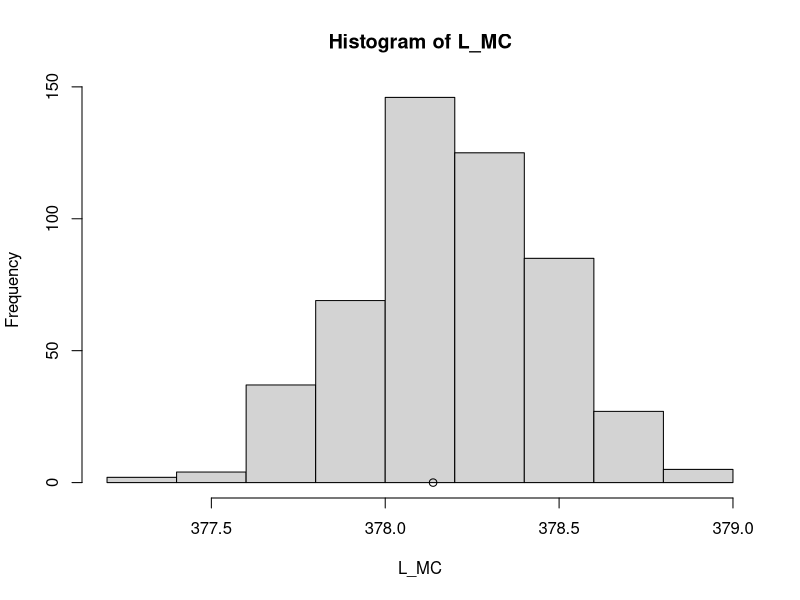
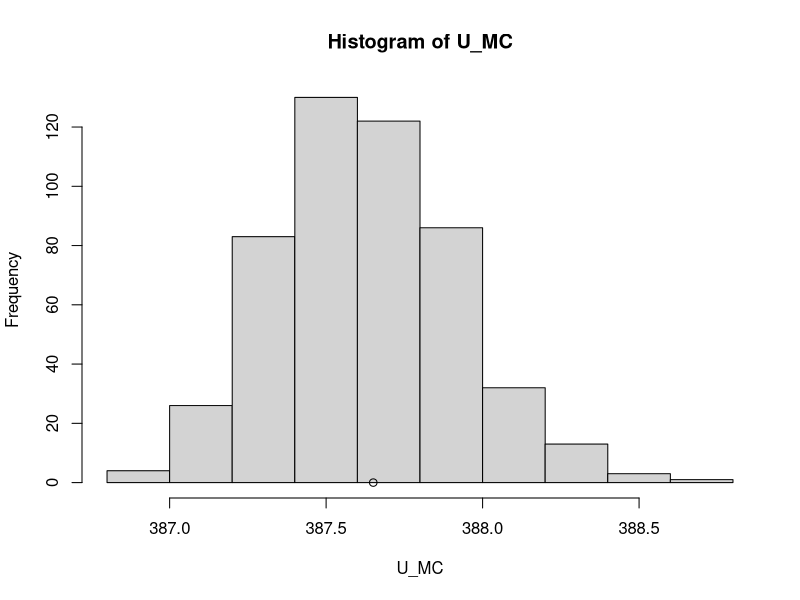
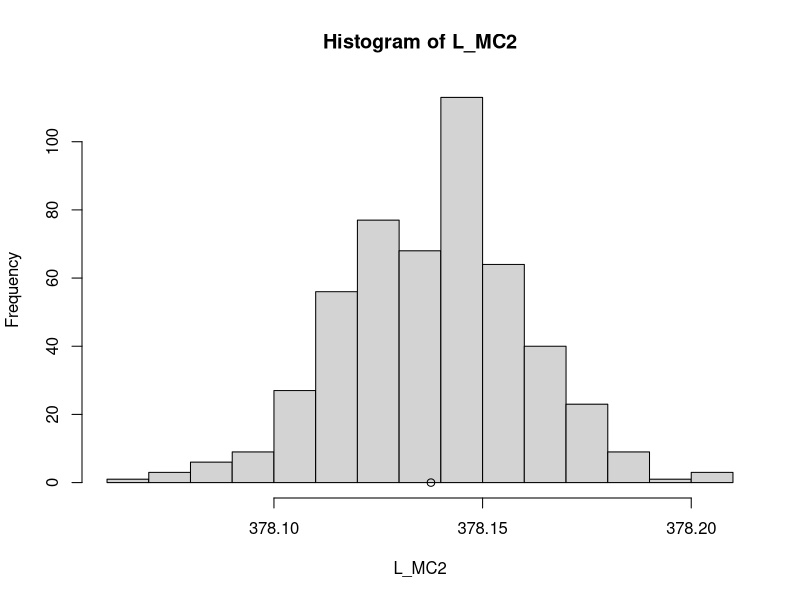
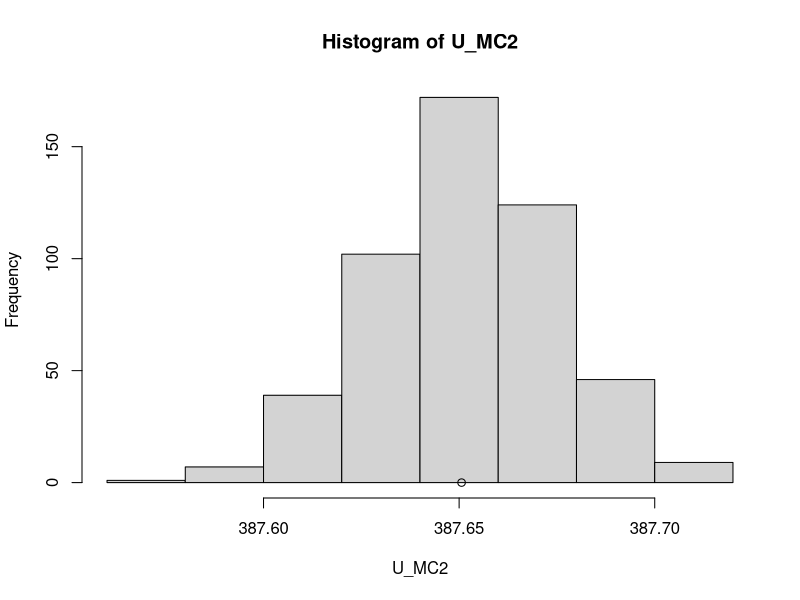
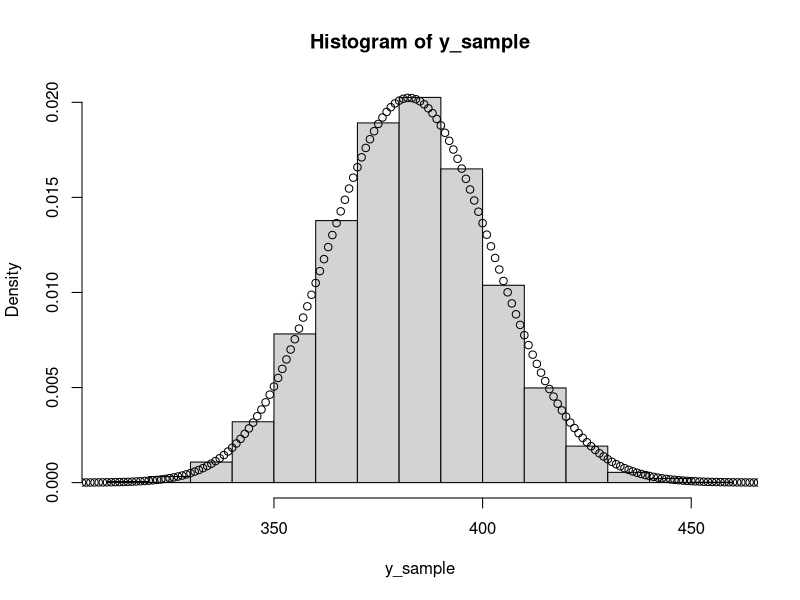

Recreate these plots in R, in order.
# Q1 a
n=65; sumx=24890
alpha=1; beta=0.01
pmean=(alpha+sumx)/(beta+n)
#qgmma 里的scale和rate是公式化的
L=qgamma(0.025,shape = alpha+sumx,rate = beta+n) #(note specification as scale and rate)
U=qgamma(0.975,shape = alpha+sumx,rate = beta+n)
cat("Posterior mean: ",pmean," \n95% central CL: (",L,",",U,")")
 



# Q1 b
N <- 500
theta_sample <- rgamma(N,shape = 24891,rate = 65.01) # rgamma = random generiate数字 from gamma distribution
L_b <- quantile(theta_sample, 0.025)
U_b <- quantile(theta_sample, 0.975)
CL <- cat(L_b,U_b)
#到这里完成了一组，这一组有500个按照gamma distribution生成的随机数字。并根据这些数字生成了cl
nrep <- 500
L_MC <- numeric(nrep) #numeric=准备空位
U_MC <- numeric(nrep)
for (i in 1:nrep) {
  
  theta_sample <- rgamma(N,shape = alpha + sumx,rate = beta + n)
  
  CI <- quantile(theta_sample, c(0.025, 0.975))
  
  L_MC[i] <- CI[1]
  U_MC[i] <- CI[2]
}
#到这里把上半部分重复了500次，并得到L,U的各500个数据
hist(L_MC)
points(L, 0) #Superimpose a point corresponding to the true interval endpoint,也就是a中的理论值
hist(U_MC)
points(U, 0) #point(U,0)->x-cooridinate is u,y-cooridinate is 0
cat("L interval variability (range):",
    max(L_MC)-min(L_MC), "\n")
cat("U interval variability (range):",
    max(U_MC)-min(U_MC), "\n")
#把L，U的各500组数据用histgram plot出，可以看到L，U这500次数据的分布，并且和理论值作比较。
#observation：500 次 Monte Carlo 得到的 endpoint estimates 分布在 theoretical endpoint 附近。
N2 <- 80000
L_MC2 <- numeric(nrep) #numeric=准备空位
U_MC2 <- numeric(nrep)
for (i in 1:nrep) {
  
  theta_sample <- rgamma(N2,shape = alpha + sumx,rate = beta + n)
  
  L_MC2[i] <- quantile(theta_sample, 0.025)
  U_MC2[i] <- quantile(theta_sample, 0.975)
}
hist(L_MC2)
points(L, 0) 

hist(U_MC2)
points(U, 0)

cat("L2 interval variability (range):",
    max(L_MC2)-min(L_MC2), "\n")
cat("U2 interval variability (range):",
    max(U_MC2)-min(U_MC2), "\n")
#现在取5000个数据
#很窄 → 每次 estimate 都差不多 → 更 precise
#很宽 → 每次 estimate 差很多 → less precise
#N越大→每一次quantile估计越稳定→500次结果更集中→max−min通常更小

#Q1 c
#路线 A：Monte Carlo,通过实验找规律：取一大堆theta->得到一大堆y->近似π(y∣x)
N <- 5000

theta_sample <- rgamma(N,shape = alpha + sumx,rate = beta + n)
y_sample <- rpois(N, lambda = theta_sample) #rpois=random generation from Poisson distribution
#lambda=泊松分布（Poisson Distribution）里的 λ
hist(y_sample, probability = TRUE)

?dnbinom # density/PMF of Negative Binomial
y_values <- 300:470 #Y=300,Y=301...Y=400
exact_probability <- dnbinom(y_values,size = alpha + sumx,prob = (beta + n)/(beta + n + 1))
#P(Y=300),P(Y=301)...P(Y=400)且follow NegBin PMF
points(y_values, exact_probability) #points() 只是往已经存在的图上加东西,和之前通过实验得到的Monte Carlo做对比
# observation：Monte Carlo≈Negative Binomial exact result

#路线 B：Exact mathematical result
#题目已经告诉你：y∣x∼NegBin(a,p)所以我们可以直接用 Negative Binomial 的 PMF。
